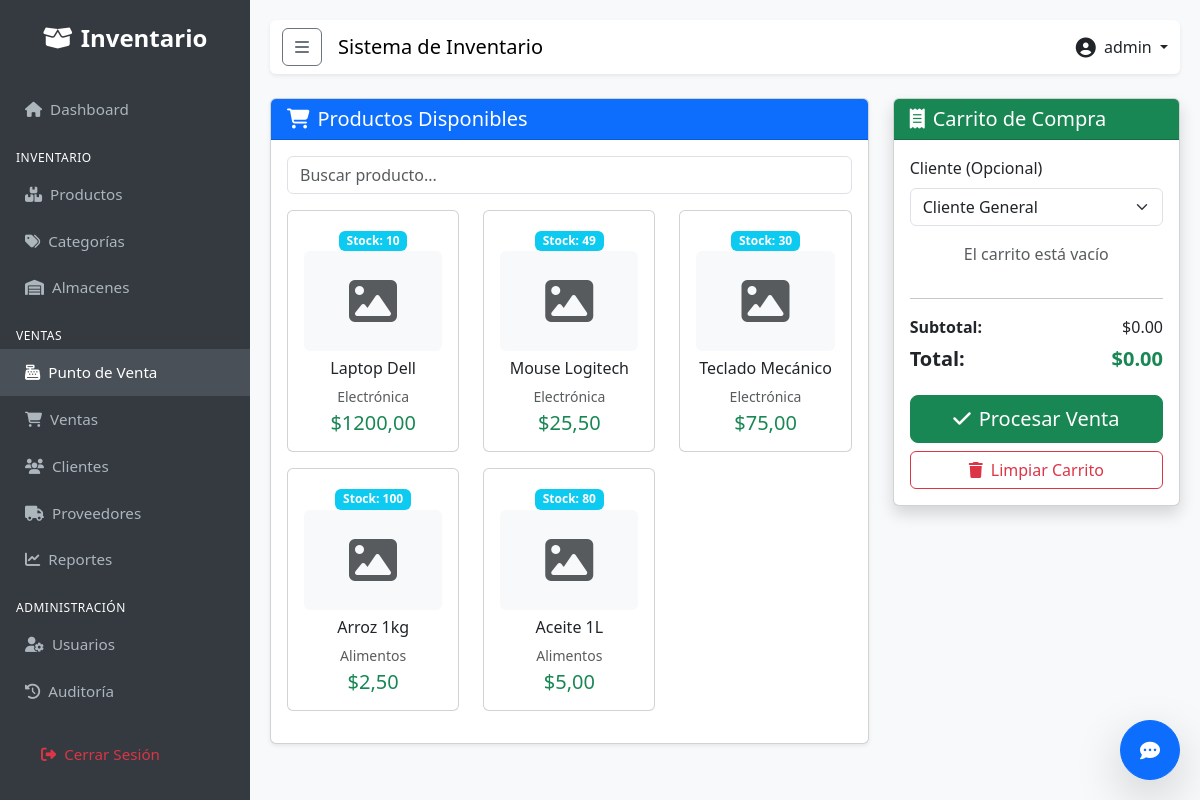
The page /sales/pos/ (signed in) on the database its author committed.
### apps/users/models.py (models this page shows, shortened)
class User(AbstractUser):
    class Role(models.TextChoices):
        ADMIN = 'ADMIN', _('Administrador')
        SELLER = 'SELLER', _('Vendedor')
        WAREHOUSE = 'WAREHOUSE', _('Almacenista')
    role = models.CharField(
        max_length=50,
        choices=Role.choices,
        default=Role.SELLER,
        verbose_name=_('Rol')
    )
    phone = models.CharField(max_length=20, blank=True, null=True, verbose_name=_('Teléfono'))
    class Meta:
        verbose_name = _('Usuario')
        verbose_name_plural = _('Usuarios')

### apps/inventory/models.py (models this page shows, shortened)
class Product(models.Model):
    code = models.CharField(max_length=50, unique=True, verbose_name=_('Código'))
    name = models.CharField(max_length=200, verbose_name=_('Nombre'))
    description = models.TextField(blank=True, verbose_name=_('Descripción'))
    category = models.ForeignKey(Category, on_delete=models.PROTECT, verbose_name=_('Categoría'))
    price = models.DecimalField(max_digits=10, decimal_places=2, verbose_name=_('Precio de Venta'))
    cost = models.DecimalField(max_digits=10, decimal_places=2, verbose_name=_('Costo'))
    stock = models.IntegerField(default=0, verbose_name=_('Stock Actual'))
    min_stock = models.IntegerField(default=5, verbose_name=_('Stock Mínimo'))
    image = models.ImageField(upload_to='products/', blank=True, null=True, verbose_name=_('Imagen'))
    created_at = models.DateTimeField(auto_now_add=True)
    updated_at = models.DateTimeField(auto_now=True)
    class Meta:
        verbose_name = _('Producto')
        verbose_name_plural = _('Productos')

class Category(models.Model):
    name = models.CharField(max_length=100, unique=True, verbose_name=_('Nombre'))
    description = models.TextField(blank=True, verbose_name=_('Descripción'))
    created_at = models.DateTimeField(auto_now_add=True)
    class Meta:
        verbose_name = _('Categoría')
        verbose_name_plural = _('Categorías')

### apps/sales/views.py (the view)
# urls.py: path('pos/', POSView.as_view(), name='pos'),
class POSView(LoginRequiredMixin, SellerRequiredMixin, TemplateView):
    template_name = 'sales/pos.html'
    def get_context_data(self, **kwargs):
        context = super().get_context_data(**kwargs)
        context['products'] = Product.objects.filter(stock__gt=0).select_related('category')
        context['clients'] = Client.objects.all()
        return context

### apps/users/permissions.py (called while the page is built)
def is_seller(user):
    return user.is_authenticated and user.role in ['ADMIN', 'SELLER']

    def test_func(self):
        return is_seller(self.request.user)

### templates/sales/pos.html (shortened to what this page needs)
{% extends 'base.html' %}
{% block content %}
<div class="row">
    <div class="col-lg-8">
        <div class="card shadow-sm mb-3">
            <div class="card-header bg-primary text-white">
                <h5 class="mb-0"><i class="fas fa-shopping-cart me-2"></i>Productos Disponibles</h5>
            </div>
            <div class="card-body">
                <div class="mb-3">
                    <input type="text" id="searchProduct" class="form-control" placeholder="Buscar producto...">
                </div>
                <div class="product-grid">
                    <div class="row" id="productList">
                        {% for product in products %}
                        <div class="col-md-4 mb-3 product-item" data-name="{{ product.name|lower }}"
                            data-id="{{ product.id }}">
                            <div class="card product-card"
                                onclick="addToCart({{ product.id }}, '{{ product.name }}', {{ product.price }}, {{ product.stock }})">
                                <div class="card-body position-relative text-center">
                                    <span class="badge bg-info stock-badge">Stock: {{ product.stock }}</span>
                                    {% if product.image %}
                                    <img src="{{ product.image.url }}" alt="{{ product.name }}" class="img-fluid mb-2"
                                        style="height: 100px; object-fit: contain;">
                                    {% else %}
                                    <div class="mb-2 d-flex align-items-center justify-content-center bg-light rounded"
                                        style="height: 100px;">
                                        <i class="fas fa-image fa-3x text-muted"></i>
                                    </div>
                                    {% endif %}
                                    <h6 class="card-title text-truncate" title="{{ product.name }}">
                                        {{ product.name }}</h6>
                                    <p class="text-muted small mb-1">{{ product.category.name }}</p>
                                    <p class="h5 text-success mb-0">${{ product.price }}</p>
                                </div>
                            </div>
                        </div>
                        {% empty %}
                        <div class="col-12">
                            <div class="alert alert-warning">No hay productos disponibles en stock</div>
                        </div>
                        {% endfor %}
                    </div>
                </div>
            </div>
        </div>
    </div>
    <div class="col-lg-4">
        <div class="cart-container">
            <div class="card shadow">
                <div class="card-header bg-success text-white">
                    <h5 class="mb-0"><i class="fas fa-receipt me-2"></i>Carrito de Compra</h5>
                </div>
                <div class="card-body">
                    <div class="mb-3">
                        <label class="form-label">Cliente (Opcional)</label>
                        <select id="clientSelect" class="form-select">
                            <option value="">Cliente General</option>
                        </select>
                    </div>
                    <div id="cartItems" style="max-height: 300px; overflow-y: auto;">
                        <p class="text-muted text-center">El carrito está vacío</p>
                    </div>
                    <hr>
                    <div class="d-flex justify-content-between mb-2">
                        <strong>Subtotal:</strong>
                        <span id="subtotal">$0.00</span>
                    </div>
                    <div class="d-flex justify-content-between mb-3">
                        <h5><strong>Total:</strong></h5>
                        <h5 class="text-success"><strong id="total">$0.00</strong></h5>
                    </div>
                    <div class="d-grid gap-2">
                        <button class="btn btn-success btn-lg" onclick="processSale()" id="btnPay">
                            <i class="fas fa-check me-2"></i>Procesar Venta
                        </button>
                        <button class="btn btn-outline-danger" onclick="clearCart()">
                            <i class="fas fa-trash me-2"></i>Limpiar Carrito
                        </button>
                    </div>
                </div>
            </div>
        </div>
    </div>
</div>
{% endblock %}

### templates/base.html (shortened to what this page needs)
{% load static %}
<!DOCTYPE html>
<html lang="es">
<head>
    <link href="https://cdn.jsdelivr.net/npm/bootstrap@5.3.0/dist/css/bootstrap.min.css" rel="stylesheet">
    <link rel="stylesheet" href="https://cdnjs.cloudflare.com/ajax/libs/font-awesome/6.4.0/css/all.min.css">
</head>
<body>
    <div class="sidebar" id="sidebar">
        <div class="brand">
            <i class="fas fa-box-open me-2"></i>Inventario
        </div>
        <a href="{% url 'dashboard:index' %}"
            class="{% if request.resolver_match.app_name == 'dashboard' %}active{% endif %}">
            <i class="fas fa-home me-2"></i>Dashboard
        </a>
        <div class="sidebar-heading mt-3 px-3 mb-1">Inventario</div>
        <a href="{% url 'inventory:product_list' %}"
            class="{% if request.resolver_match.url_name == 'product_list' %}active{% endif %}">
            <i class="fas fa-boxes me-2"></i>Productos
        </a>
        <a href="{% url 'inventory:category_list' %}"
            class="{% if request.resolver_match.url_name == 'category_list' %}active{% endif %}">
            <i class="fas fa-tags me-2"></i>Categorías
        </a>
        <a href="{% url 'inventory:warehouse_list' %}"
            class="{% if request.resolver_match.url_name == 'warehouse_list' %}active{% endif %}">
            <i class="fas fa-warehouse me-2"></i>Almacenes
        </a>
        <div class="sidebar-heading mt-3 px-3 mb-1">Ventas</div>
        <a href="{% url 'sales:pos' %}" class="{% if request.resolver_match.url_name == 'pos' %}active{% endif %}">
            <i class="fas fa-cash-register me-2"></i>Punto de Venta
        </a>
        <a href="{% url 'sales:sale_list' %}"
            class="{% if request.resolver_match.url_name == 'sale_list' %}active{% endif %}">
            <i class="fas fa-shopping-cart me-2"></i>Ventas
        </a>
        <a href="{% url 'sales:client_list' %}"
            class="{% if request.resolver_match.url_name == 'client_list' %}active{% endif %}">
            <i class="fas fa-users me-2"></i>Clientes
        </a>
        <a href="{% url 'sales:supplier_list' %}"
            class="{% if request.resolver_match.url_name == 'supplier_list' %}active{% endif %}">
            <i class="fas fa-truck me-2"></i>Proveedores
        </a>
        <a href="{% url 'sales:sales_report' %}"
            class="{% if request.resolver_match.url_name == 'sales_report' %}active{% endif %}">
            <i class="fas fa-chart-line me-2"></i>Reportes
        </a>
        {% if user.is_superuser %}
        <div class="sidebar-heading mt-3 px-3 mb-1">Administración</div>
        <a href="{% url 'users:user_list' %}"
            class="{% if request.resolver_match.url_name == 'user_list' %}active{% endif %}">
            <i class="fas fa-user-cog me-2"></i>Usuarios
        </a>
        <a href="{% url 'users:audit_log' %}"
            class="{% if request.resolver_match.url_name == 'audit_log' %}active{% endif %}">
            <i class="fas fa-history me-2"></i>Auditoría
        </a>
        {% endif %}
        <div class="mt-auto p-3">
            <a href="{% url 'users:logout' %}" class="text-danger">
                <i class="fas fa-sign-out-alt me-2"></i>Cerrar Sesión
            </a>
        </div>
    </div>
    <div class="main-content">
        <nav class="navbar navbar-expand-lg navbar-light bg-white mb-4 shadow-sm rounded">
            <div class="container-fluid">
                <button class="btn btn-outline-secondary me-3" id="sidebarToggle">
                    <i class="fas fa-bars"></i>
                </button>
                <span class="navbar-brand mb-0 h1">Sistema de Inventario</span>
                <div class="ms-auto d-flex align-items-center">
                    <div class="dropdown">
                        <a class="nav-link dropdown-toggle" href="#" role="button" data-bs-toggle="dropdown">
                            <i class="fas fa-user-circle fa-lg me-1"></i> {{ user.username }}
                        </a>
                    </div>
                </div>
            </div>
        </nav>
        {% block content %}
        {% endblock %}
    </div>
    <div id="chat-widget" style="position: fixed; bottom: 20px; right: 20px; z-index: 1050;">
        <button id="chat-toggle" class="btn btn-primary rounded-circle shadow-lg" style="width: 60px; height: 60px;">
            <i class="fas fa-comment-dots fa-lg"></i>
        </button>
    </div>
</body>
</html>

### templates/base.html (style rules this page uses)
body { font-family: 'Segoe UI', Tahoma, Geneva, Verdana, sans-serif; background-color: #f8f9fa; }
.sidebar { height: 100vh; position: fixed; top: 0; left: 0; width: 250px; background-color: #343a40; padding-top: 20px; color: white; transition: all 0.3s; z-index: 1000; overflow-y: auto; }
.sidebar a { padding: 12px 25px; text-decoration: none; font-size: 0.95rem; color: #adb5bd; display: block; transition: 0.3s; }
.sidebar a:hover, .sidebar a.active { color: white; background-color: #495057; }
.sidebar .brand { font-size: 1.5rem; text-align: center; margin-bottom: 30px; color: white; font-weight: bold; }
.sidebar-heading { font-size: 0.75rem; text-transform: uppercase; letter-spacing: 0.5px; }
.main-content { margin-left: 250px; padding: 20px; transition: all 0.3s; }

### rows shown on the page
User: username "admin"
Product: stock "10", name "Laptop Dell", category.name "Electrónica", price "1200,00"
Product: stock "49", name "Mouse Logitech", category.name "Electrónica", price "25,50"
Product: stock "30", name "Teclado Mecánico", category.name "Electrónica", price "75,00"
Product: stock "100", name "Arroz 1kg", category.name "Alimentos", price "2,50"
Product: stock "80", name "Aceite 1L", category.name "Alimentos", price "5,00"
